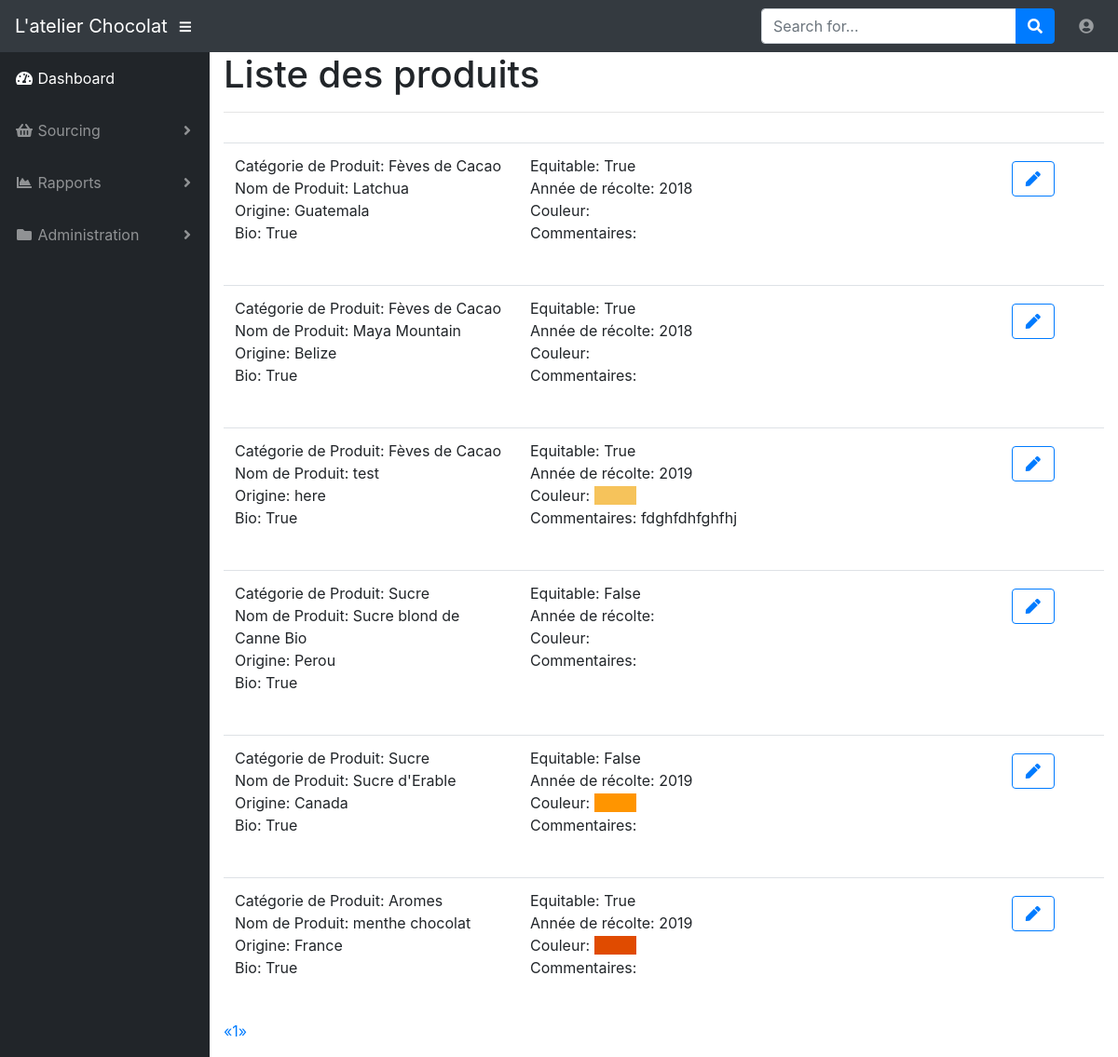
The page /list_of_products (signed in) on the database its author committed.
### app/models.py (models this page shows, shortened)
class Product(db.Model):
    id = db.Column(db.Integer, primary_key=True)
    name = db.Column(db.String(4), index=True, unique=True)
    origin = db.Column(db.String(32), index=True)
    organic = db.Column(db.Boolean())
    fair_trade = db.Column(db.Boolean())
    crop = db.Column(db.Integer)
    comment = db.Column(db.Text())
    colour = db.Column(db.String(16))
    product_family_id = db.Column(db.Integer, db.ForeignKey('product_family.id'))
    production_items = db.relationship('ProductionItem', backref='product_production_item', lazy='dynamic')

class ProductFamily(db.Model):
    id = db.Column(db.Integer, primary_key=True)
    name = db.Column(db.String(64), index=True, unique=True)
    icon = db.Column(db.String(32))
    products = db.relationship('Product', backref='product_product', lazy='dynamic')
    production_items = db.relationship('ProductionItem', backref='product_family_production_item', lazy='dynamic')

### app/products/routes.py (the view)
@bp.route('/list_of_products')
@login_required
def list_of_products():
    page = request.args.get('page', 1, type=int)
    pagination = Product.query.order_by(Product.product_family_id.asc(), Product.name.asc()).paginate(
        page, current_app.config['PRODUCTS_PER_PAGE'], False)
    products = pagination.items
    return render_template('products/list_of_products.html', title='List des produits', products=products,
                           pagination=pagination)

### app/models.py (called while the page is built)
@login.user_loader
def load_user(id):
    return User.query.get(int(id))

### app/templates/products/list_of_products.html
{% extends "base.html" %}
{% import 'bootstrap/wtf.html' as wtf %}
{% import "_macros.html" as macros %}
{% block app_content %}
    <h1>Liste des produits</h1>
    <hr>
    <table class="table table-hover">
        <tr>
            <div class="row">
                <div class="col-sm-6">
                    <div class="pagination">
                        {% for product in products %}
                            {% include 'products/_product.html' %}
                        {% endfor %}
                        {{ macros.pagination_widget(pagination, 'products.list_of_products') }}
                    </div>
                </div>
            </div>
        </tr>
    </table>
{% endblock %}

### app/templates/products/_product.html
<table class="table table-hover">
    <tr>
        <td>
            <div class="row">
                <div class="col-sm-4">
                    <p>Catégorie de Produit: {{ product.product_product.name }}<br>
                    Nom de Produit: {{ product.name }}<br>
                    Origine: {{ product.origin }}<br>
                    Bio: {{ product.organic }}</p>
                </div>
                <div class="col-sm-6">
                    <p>Equitable: {{ product.fair_trade }}<br>
                    Année de récolte: {{ product.crop }}<br>
                    Couleur: <span style="background-color: {{ product.colour }};">&nbsp;&nbsp;&nbsp;&nbsp;&nbsp;&nbsp;&nbsp;&nbsp;&nbsp;&nbsp;</span><br>
                    Commentaires: {{ product.comment }}</p>
                </div>
                <div class="col-sm-2">
                    <div class="btn btn-block">
                        <a href="{{ url_for('products.edit_product', id=product.id) }}"><button class="btn btn-outline-primary"><i class="fas fa-fw fa-pen"></i></button></a>
                    </div>
                </div>
            </div>
        </td>
    </tr>
</table>

### rows shown on the page
Product: product_product.name "Fèves de Cacao", name "Latchua", origin "Guatemala", organic "True", fair_trade "True", crop "2018"
Product: product_product.name "Fèves de Cacao", name "Maya Mountain", origin "Belize", organic "True", fair_trade "True", crop "2018"
Product: product_product.name "Fèves de Cacao", name "test", origin "here", organic "True", fair_trade "True", crop "2019", comment "fdghfdhfghfhj"
Product: product_product.name "Sucre", name "Sucre blond de Canne Bio", origin "Perou", organic "True", fair_trade "False"
Product: product_product.name "Sucre", name "Sucre d'Erable", origin "Canada", organic "True", fair_trade "False", crop "2019"
Product: product_product.name "Aromes", name "menthe chocolat", origin "France", organic "True", fair_trade "True", crop "2019"

### other values the page prints
{{ p }} "1"
